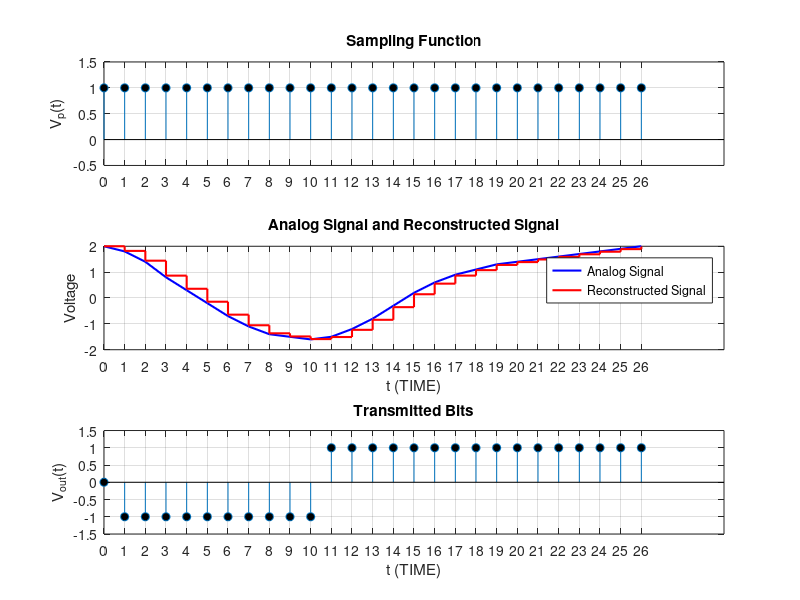

Here is the MATLAB script that generated this plot:
clc;
clear;

% Parameters
t = 0:1:26;  % Time vector (discrete steps) adjusted to 27 elements
analog_signal = [2 1.8 1.4 0.8 0.3 -0.2 -0.7 -1.1 -1.4 -1.5 -1.6 -1.5 -1.2 -0.8 ...
                 -0.3 0.2 0.6 0.9 1.1 1.3 1.4 1.5 1.6 1.7 1.8 1.9 2]; % Sampled analog signal (27 elements)
initial_delta = 0.1; % Small initial step size for better accuracy

% Initialize variables
dm_signal = zeros(size(t));  % Delta modulated signal
reconstructed_signal = zeros(size(t));  % Reconstructed signal
transmitted_bits = zeros(size(t));  % Store transmitted bits

% Initial conditions
dm_signal(1) = analog_signal(1);  % Start delta modulated signal from the first value of analog_signal
reconstructed_signal(1) = dm_signal(1);  % Initialize reconstructed signal

% Delta Modulation Process to closely match analog_signal
for i = 2:length(t)
    % Calculate the difference between the current analog value and the previous dm_signal value
    diff = analog_signal(i) - dm_signal(i-1);
    
    % Adjust delta dynamically based on the difference to allow precise following
    delta = abs(diff) * 0.9;  % Scale delta to be close to diff without overshooting
    
    % Move the dm_signal in the direction of analog_signal
    if diff > 0
        dm_signal(i) = dm_signal(i-1) + delta;  % Move up by the adjusted delta
        transmitted_bits(i) = 1;  % Transmit bit '1'
    else
        dm_signal(i) = dm_signal(i-1) - delta;  % Move down by the adjusted delta
        transmitted_bits(i) = -1;  % Transmit bit '0' as -1 to show below the axis
    end
    
    % Update the reconstructed signal
    reconstructed_signal(i) = dm_signal(i);  
end

% Plotting
figure;

% Plot Sampling Function
subplot(3, 1, 1);
stem(t, ones(size(t)), 'filled', 'MarkerFaceColor', 'k');
title('Sampling Function');
ylabel('V_p(t)');
ylim([-0.5 1.5]);
xticks(0:26);
grid on;

% Plot Analog Signal and Reconstructed Signal in the same subplot
subplot(3, 1, 2);
plot(t, analog_signal, 'LineWidth', 1.5, 'Color', 'b'); % Original analog signal in blue
hold on;
stairs(t, reconstructed_signal, 'LineWidth', 1.5, 'Color', 'r'); % Reconstructed signal in red closely matching analog signal
hold off;
title('Analog Signal and Reconstructed Signal');
ylabel('Voltage');
xlabel('t (TIME)');
xticks(0:26);
legend('Analog Signal', 'Reconstructed Signal');
grid on;

% Plot Transmitted Bits with bits shown below the axis for '0'
subplot(3, 1, 3);
stem(t, transmitted_bits, 'filled', 'MarkerFaceColor', 'k');
title('Transmitted Bits');
ylabel('V_{out}(t)');
xlabel('t (TIME)');
ylim([-1.5 1.5]);
xticks(0:26);
grid on;
